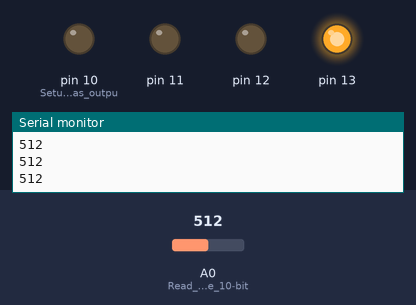
Bench run of a sketch on a simulated Arduino Uno, built with avr-gcc and run on an emulated ATmega328P. Shown: output pins drawn as LEDs (lit = HIGH), the last lines printed to the serial monitor. The inputs (shaded band) are chosen by the test bench; at power-on: A0 (Read_in_the_10-bit) = 512.

Above: at 1.2 s.
1.3 s: A0 (Read_in_the_10-bit) set to 559
2.8 s: A0 (Read_in_the_10-bit) set to 588
At 3.3 s:
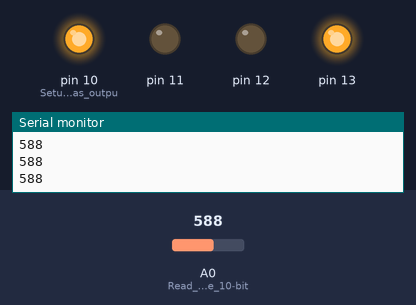
4.3 s: A0 (Read_in_the_10-bit) set to 511
At 4.6 s:
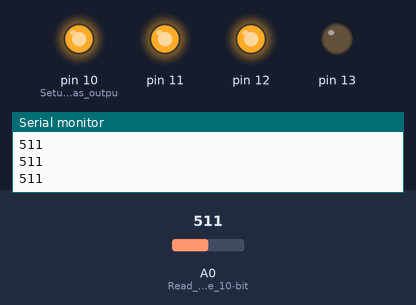
5.8 s: A0 (Read_in_the_10-bit) set to 460
7.3 s: A0 (Read_in_the_10-bit) set to 431
At 8.0 s:
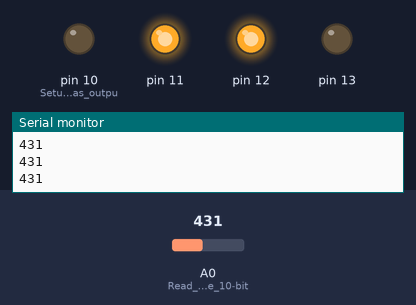
8.8 s: A0 (Read_in_the_10-bit) set to 306
At 9.4 s:
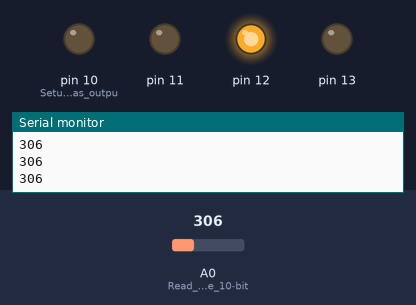
Timing chart, 0 to 11.3 s (numbered marks = the images above; inputs shaded):
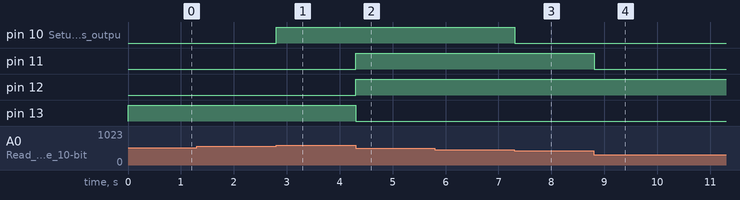

Measured:
- the behaviour switches between 575 and 576 on A0 (Read_in_the_10-bit) (found by bisection; images 0 and 1)
- the behaviour switches between 448 and 447 on A0 (Read_in_the_10-bit) (found by bisection; images 2 and 3)
- after the input at 2.8 s, pin 10 (Setup_pins_10-13_as_outpu): LOW → HIGH at once
- after the input at 4.3 s, pin 11, pin 12: LOW → HIGH at once; pin 13: HIGH → LOW at once
- after the input at 7.3 s, pin 10 (Setup_pins_10-13_as_outpu): HIGH → LOW at once
- after the input at 8.8 s, pin 11: HIGH → LOW at once

The sketch:

01-photoresistor-decoder.ino
```cpp
void setup() {
  pinMode(A0, INPUT); // Read in the 10-bit "analog" signal from pin A0
  pinMode(10, OUTPUT); // Setup pins 10-13 as output pins
  pinMode(11, OUTPUT);
  pinMode(12, OUTPUT);
  pinMode(13, OUTPUT);
  Serial.begin(9600); // Setup outputting to the serial output. For our purposes, "9600" is just a magic number
}

bool decode(int x, int k) {
  return (x & (1 << k)) != 0;
}

void loop() {
  int s = analogRead(A0); // Read the singal on pin A0
  Serial.println(s); // Output that signal to the serial output
  digitalWrite(10, decode(s, 6) ? HIGH : LOW); // Decode the 7th bit
  digitalWrite(11, decode(s, 7) ? HIGH : LOW);
  digitalWrite(12, decode(s, 8) ? HIGH : LOW);
  digitalWrite(13, decode(s, 9) ? HIGH : LOW); // Decode the 10th bit
  delay(10);
}
```
